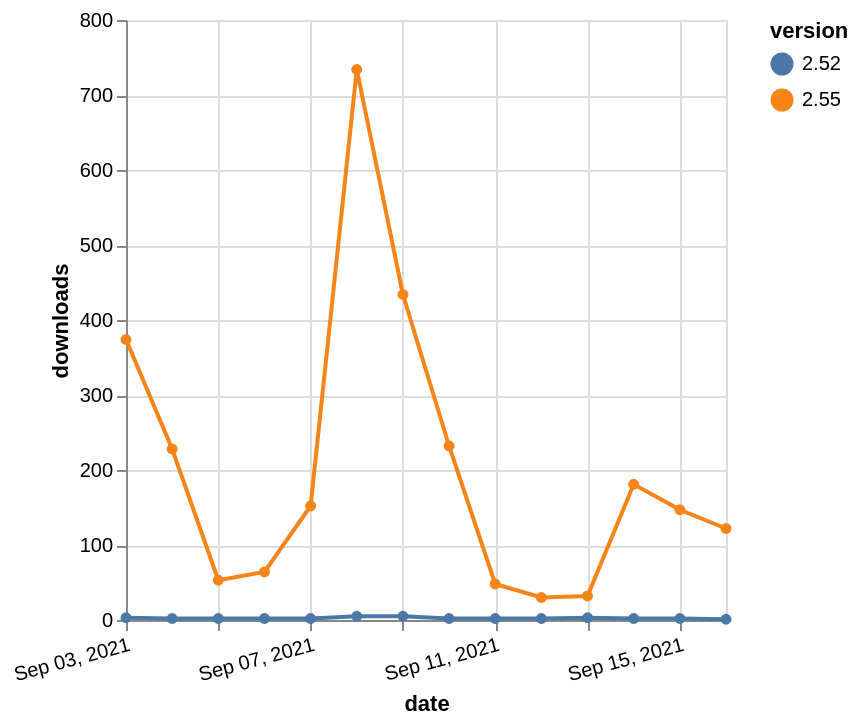

Express this chart as Vega-Lite.
### Vega-Lite specification from a JSON file in a GitHub repository (floating-point values rounded to 4 significant figures)
{"$schema": "https://vega.github.io/schema/vega-lite/v5.json", "description": "A simple bar chart with embedded data.", "data": {"values": [{"date": "2021-09-03", "total": 9127, "delta": 3, "version": "2.52"}, {"date": "2021-09-04", "total": 9129, "delta": 2, "version": "2.52"}, {"date": "2021-09-05", "total": 9131, "delta": 2, "version": "2.52"}, {"date": "2021-09-06", "total": 9133, "delta": 2, "version": "2.52"}, {"date": "2021-09-07", "total": 9135, "delta": 2, "version": "2.52"}, {"date": "2021-09-08", "total": 9140, "delta": 5, "version": "2.52"}, {"date": "2021-09-09", "total": 9145, "delta": 5, "version": "2.52"}, {"date": "2021-09-10", "total": 9147, "delta": 2, "version": "2.52"}, {"date": "2021-09-11", "total": 9149, "delta": 2, "version": "2.52"}, {"date": "2021-09-12", "total": 9151, "delta": 2, "version": "2.52"}, {"date": "2021-09-13", "total": 9154, "delta": 3, "version": "2.52"}, {"date": "2021-09-14", "total": 9156, "delta": 2, "version": "2.52"}, {"date": "2021-09-15", "total": 9158, "delta": 2, "version": "2.52"}, {"date": "2021-09-16", "total": 9159, "delta": 1, "version": "2.52"}, {"date": "2021-09-03", "total": 137638, "delta": 374, "version": "2.55"}, {"date": "2021-09-04", "total": 137866, "delta": 228, "version": "2.55"}, {"date": "2021-09-05", "total": 137919, "delta": 53, "version": "2.55"}, {"date": "2021-09-06", "total": 137983, "delta": 64, "version": "2.55"}, {"date": "2021-09-07", "total": 138135, "delta": 152, "version": "2.55"}, {"date": "2021-09-08", "total": 138869, "delta": 734, "version": "2.55"}, {"date": "2021-09-09", "total": 139303, "delta": 434, "version": "2.55"}, {"date": "2021-09-10", "total": 139535, "delta": 232, "version": "2.55"}, {"date": "2021-09-11", "total": 139583, "delta": 48, "version": "2.55"}, {"date": "2021-09-12", "total": 139613, "delta": 30, "version": "2.55"}, {"date": "2021-09-13", "total": 139645, "delta": 32, "version": "2.55"}, {"date": "2021-09-14", "total": 139826, "delta": 181, "version": "2.55"}, {"date": "2021-09-15", "total": 139973, "delta": 147, "version": "2.55"}, {"date": "2021-09-16", "total": 140095, "delta": 122, "version": "2.55"}]}, "width": "container", "mark": {"type": "line", "point": {"filled": true}}, "encoding": {"x": {"field": "date", "type": "temporal", "timeUnit": "yearmonthdate", "title": "date", "axis": {"labelAngle": -15}}, "y": {"field": "delta", "type": "quantitative", "title": "downloads"}, "color": {"field": "version", "type": "nominal"}, "tooltip": {"field": "delta"}}}
